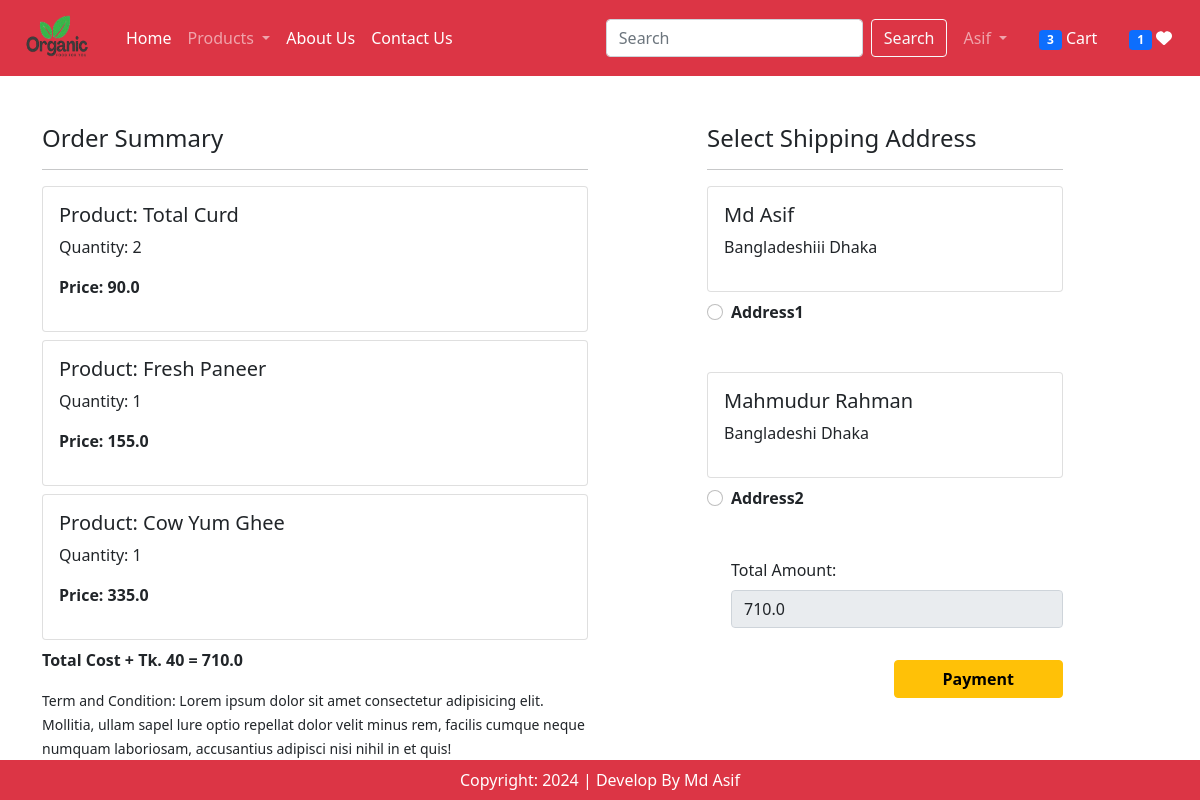
Screenshot of /checkout/ (signed in) with the database file from the repository.
### app/models.py (models this page shows, shortened)
class Cart(models.Model):
    user = models.ForeignKey(User, on_delete=models.CASCADE)
    product = models.ForeignKey(Product, on_delete=models.CASCADE)
    quantity = models.PositiveIntegerField(default=1)
    class Meta:
        unique_together = ('user', 'product')

class Product(models.Model):
    title = models.CharField(max_length=100)
    selling_price = models.FloatField()
    discounted_price = models.FloatField()
    description = models.TextField()
    composition = models.TextField(default='')
    prodapp = models.TextField(default='')
    category = models.CharField(choices=CATEGORY_CHOICES, max_length=2)
    product_image = models.ImageField(upload_to='product')

class Customer(models.Model):
    user = models.ForeignKey(User, on_delete=models.CASCADE)
    name = models.CharField(max_length=200)
    locality = models.CharField(max_length=200)
    city = models.CharField(max_length=50)

### app/views.py (the view, shortened to what this page needs)
# urls.py: path("checkout/", views.checkout.as_view(), name="checkout"),
@method_decorator(login_required, name="dispatch")
class checkout(View):
    def get(self,request):
        totalitem = 0
        wishitem = 0
        if request.user.is_authenticated:
            totalitem = len(Cart.objects.filter(user=request.user))
            wishitem = len(Wishlist.objects.filter(user=request.user))
        user=request.user
        add=Customer.objects.filter(user=user)
        cart_items=Cart.objects.filter(user=user)
        famount = 0
        for p in cart_items:
            value = p.quantity * p.product.discounted_price
            famount = famount + value
        totalamount = famount + 40
        razoramount = int(totalamount * 100)
        client = razorpay.Client(auth=(settings.RAZOR_KEY_ID, settings.RAZOR_KEY_SECRET))
        data = {"amount": razoramount, "currency": "INR", "receipt": "order_rcptid_12"}
        payment_response = client.order.create(data=data)
        print(payment_response)
        order_id = payment_response['id']
        order_status = payment_response['status']
        return render(request,'app/checkout.html',locals())

### app/templates/app/checkout.html (shortened to what this page needs)
{% extends "app/base.html" %}
{% load static %}
{% block main-content %}
<div class="container">
<div class="row mt-5">
    <div class="col-sm-6">
        <h4>Order Summary</h4>
        <hr>
        {% for item in cart_items %}
            <div class="card mb-2">
                <div class="card-body">
                    <h5>Product: {{item.product.title}}</h5>
                    <p>Quantity: {{item.quantity}}</p>
                    <p class="fw-bold">Price: {{item.product.discounted_price}}</p>
                </div>
            </div>
        {% endfor %}
        <p class="fw-bold">Total Cost + Tk. 40 = {{totalamount}}</p>
<small>Term and Condition: Lorem ipsum dolor sit amet consectetur adipisicing elit. Mollitia, ullam sapel lure optio repellat dolor velit minus rem, facilis cumque neque numquam laboriosam,
    accusantius adipisci nisi nihil in et quis!</small>
</div>
<div class="col-sm-4 offset-sm-1">
    <h4>Select Shipping Address</h4>
    <hr>
    <form method="post" id="myform">
        {% for ad in add %}
            <div class="card">
                <div class="card-body">
                    <h5>{{ad.name}}</h5>
                    <p>{{ad.locality}} {{ad.city}} </p>
                </div>
            </div>
            <div class="form-check mt-2 mb-5">
                <input class="form-check-input" type="radio" name="custid" id="custad{{forloop.counter}}" value="{{ad.id}}">
                <label class="form-check-label fw-bold" for="custad{{forloop.counter}}">
                    Address{{forloop.counter}}</label>
            </div>
        {% endfor %}
        <div class="form-check mb-3">
            <label for="totalamount" class="form-label">Total Amount:</label>
            <input type="number" class="form-control" name="totalamount" value={{totalamount}} readonly>
        </div>
        <div class="text-end">
            <button id="rzp-button1" type="submit" class="btn btn-warning mt-3 px-5 fw-bold">Payment</button>
        </div>
    </form>
  </div>
</div>
</div>
    {% endblock main-content %}

### rows the page displays
Cart: product "Total Curd", quantity "2", product.discounted_price "90.0"
Cart: product "Fresh Paneer", quantity "1", product.discounted_price "155.0"
Cart: product "Cow Yum Ghee", quantity "1", product.discounted_price "335.0"
Customer: name "Md Asif", locality "Bangladeshiii", city "Dhaka"
Customer: name "Mahmudur Rahman", locality "Bangladeshi", city "Dhaka"

### other values shown
{{ totalitem }} "3"
{{ wishitem }} "1"
{{ totalamount }} "710.0"
